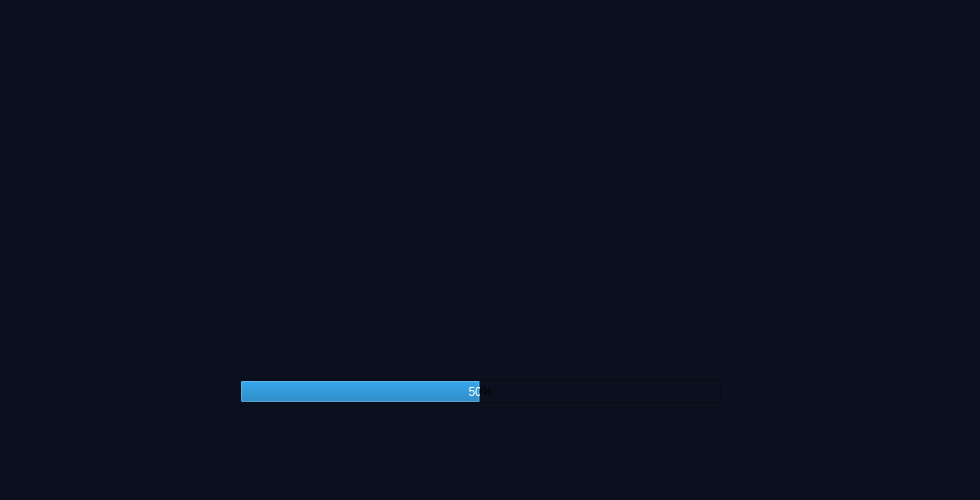
<?xml version="1.0" encoding="UTF-8"?>
<ui version="4.0">
 <class>SplashScreen</class>
 <widget class="QMainWindow" name="SplashScreen">
  <property name="geometry">
   <rect>
    <x>0</x>
    <y>0</y>
    <width>980</width>
    <height>500</height>
   </rect>
  </property>
  <property name="sizePolicy">
   <sizepolicy hsizetype="Fixed" vsizetype="Fixed">
    <horstretch>0</horstretch>
    <verstretch>0</verstretch>
   </sizepolicy>
  </property>
  <property name="windowTitle">
   <string>WELCOME</string>
  </property>
  <property name="styleSheet">
   <string notr="true">background-color: rgb(10, 16, 30);</string>
  </property>
  <widget class="QWidget" name="centralwidget">
   <widget class="QLabel" name="lblLogo">
    <property name="geometry">
     <rect>
      <x>360</x>
      <y>160</y>
      <width>251</width>
      <height>151</height>
     </rect>
    </property>
    <property name="text">
     <string/>
    </property>
    <property name="pixmap">
     <pixmap>../Images/AlaturkaPlain.png</pixmap>
    </property>
    <property name="scaledContents">
     <bool>true</bool>
    </property>
    <property name="alignment">
     <set>Qt::AlignCenter</set>
    </property>
   </widget>
   <widget class="QProgressBar" name="prgbar">
    <property name="geometry">
     <rect>
      <x>240</x>
      <y>380</y>
      <width>481</width>
      <height>23</height>
     </rect>
    </property>
    <property name="value">
     <number>50</number>
    </property>
    <property name="invertedAppearance">
     <bool>false</bool>
    </property>
   </widget>
  </widget>
  <widget class="QStatusBar" name="statusbar"/>
 </widget>
 <resources/>
 <connections/>
</ui>
